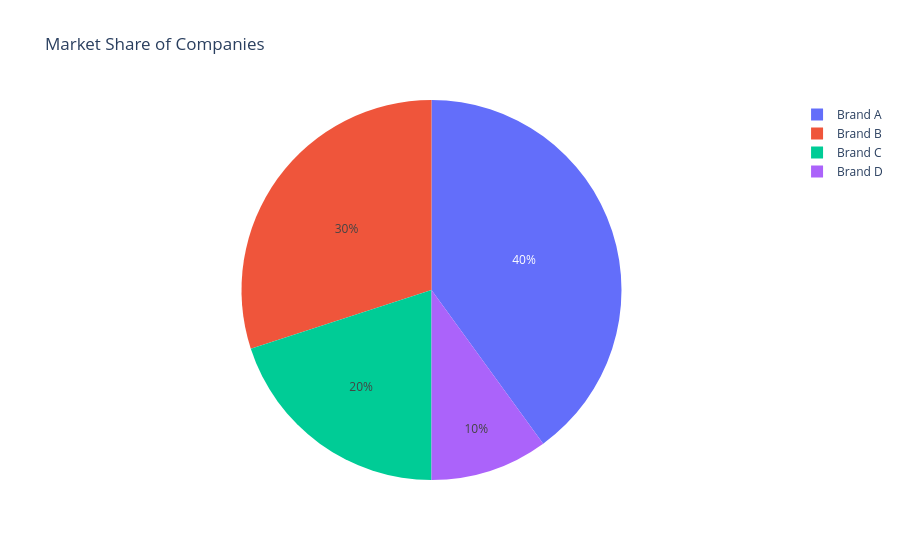

The notebook cell saved with this chart:
### Markdown cell above
## Example 3: Market Share

### Code cell
df3 = pd.DataFrame({
    "Company": ["Brand A", "Brand B", "Brand C", "Brand D"],
    "Share": [40, 30, 20, 10]
})

fig = px.pie(
    df3,
    names="Company",
    values="Share",
    title="Market Share of Companies"
)
fig.show()

### Figure 1 — Plotly figure (JSON) as saved in the notebook; plotly's stock layout.template omitted (floating-point values rounded to 4 significant figures)
{"data": [{"domain": {"x": [0, 1], "y": [0, 1]}, "hovertemplate": "Company=%{label}<br>Share=%{value}<extra></extra>", "labels": ["Brand A", "Brand B", "Brand C", "Brand D"], "legendgroup": "", "name": "", "showlegend": true, "type": "pie", "values": [40, 30, 20, 10]}], "layout": {"legend": {"tracegroupgap": 0}, "title": {"text": "Market Share of Companies"}}}
